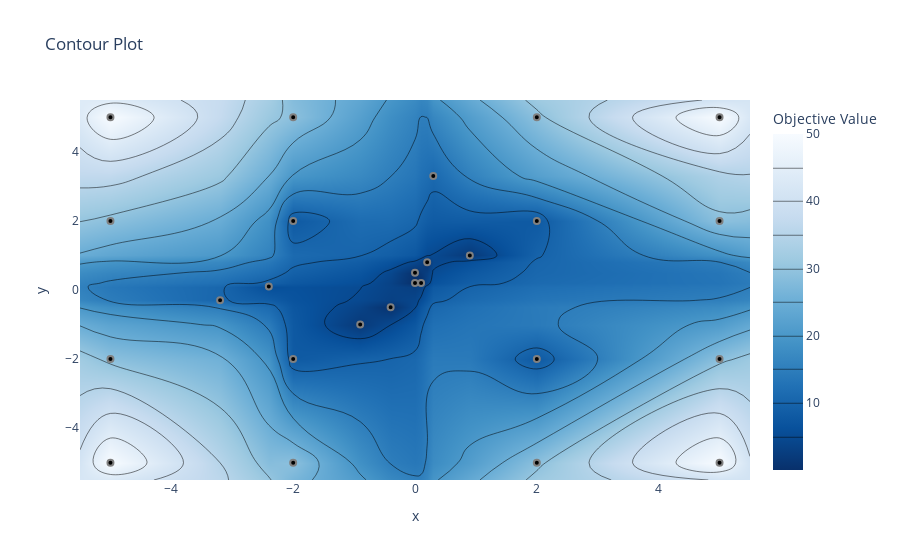

The code cell stored with this chart in its notebook:
### Code cell
# Plot contour of parameters. The results of first 10 trials is also included in the figure.
fig = optuna.visualization.plot_contour(study, params=["x", "y"])
fig.show()

### Figure 1 — Plotly figure (JSON) as saved in the notebook; plotly's stock layout.template omitted (floating-point values rounded to 4 significant figures; data arrays with more than 128 entries replaced by an {"elided": "..."} marker saying what was removed)
{"data": [{"colorbar": {"title": {"text": "Objective Value"}}, "colorscale": [[0, "rgb(247,251,255)"], [0.125, "rgb(222,235,247)"], [0.25, "rgb(198,219,239)"], [0.375, "rgb(158,202,225)"], [0.5, "rgb(107,174,214)"], [0.625, "rgb(66,146,198)"], [0.75, "rgb(33,113,181)"], [0.875, "rgb(8,81,156)"], [1, "rgb(8,48,107)"]], "connectgaps": true, "contours": {"coloring": "heatmap"}, "hoverinfo": "none", "line": {"smoothing": 1.3}, "reversescale": true, "type": "contour", "x": [-5.5, -5, -3.2, -2.4, -2, -0.9, -0.4, 0, 0.1, 0.2, 0.3, 0.9, 2, 5, 5.5], "y": [-5.5, -5, -2, -1, -0.5, -0.3, 0.1, 0.2, 0.5, 0.8, 1, 2, 3.3, 5, 5.5], "z": {"elided": "15x15 float values"}}, {"marker": {"color": "black", "line": {"color": "Grey", "width": 2}}, "mode": "markers", "showlegend": false, "type": "scatter", "x": [-5, -5, -5, -5, -2, -2, -2, -2, 2, 2, 2, 2, 5, 5, 5, 5, -2.4, -3.2, -0.4, 0.1, 0, 0, 0.2, 0.3, -0.9, 0.9], "y": [-5, -2, 2, 5, -5, -2, 2, 5, -5, -2, 2, 5, -5, -2, 2, 5, 0.1, -0.3, -0.5, 0.2, 0.2, 0.5, 0.8, 3.3, -1, 1]}], "layout": {"title": {"text": "Contour Plot"}, "xaxis": {"range": [-5.5, 5.5], "title": {"text": "x"}}, "yaxis": {"range": [-5.5, 5.5], "title": {"text": "y"}}}}
